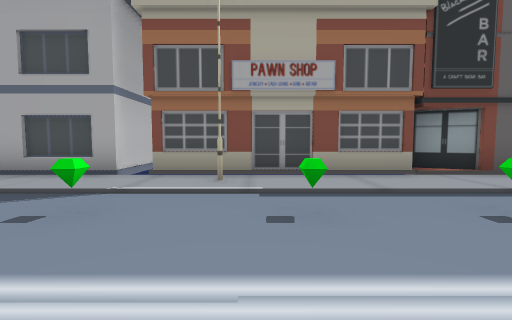
View 1 (above)

21 first-person views from a walk through a scene from a Unity 3-D project. The camera is 1.4 m above the floor, tilts 4° down and sees 85° across. The floor is counted in squares, 2 m on a side. Each view is taken from the middle of a square. On the plan, view 1 faces up. The plan holds only what a view shows up to about 9 squares ahead; the rest is blank. The place goes on beyond the plan. The player character is not drawn. Some surface patterns are stand-ins.

View 2
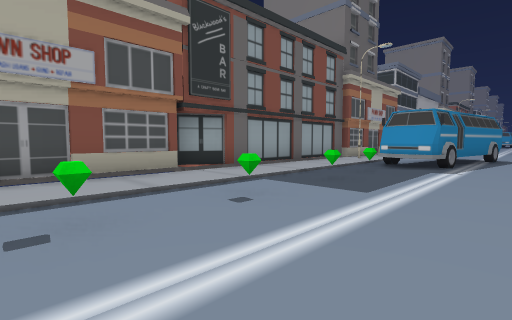

View 3
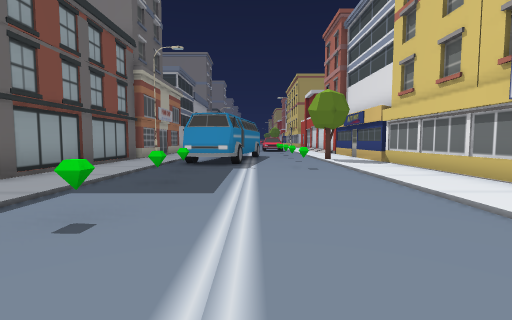

View 4
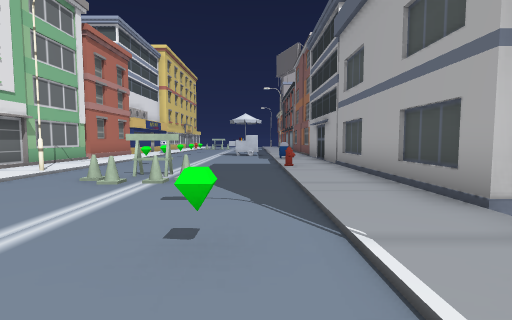

View 5
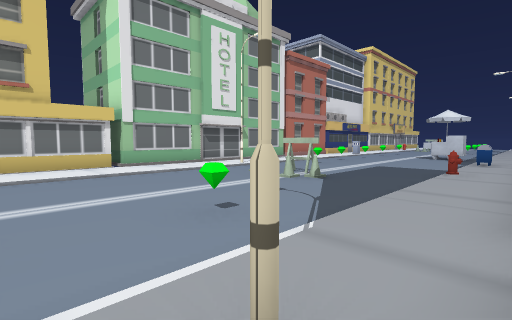

View 6
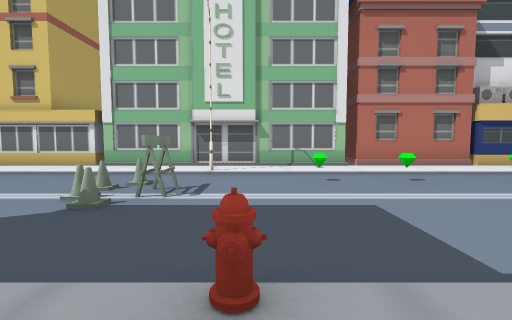

View 7
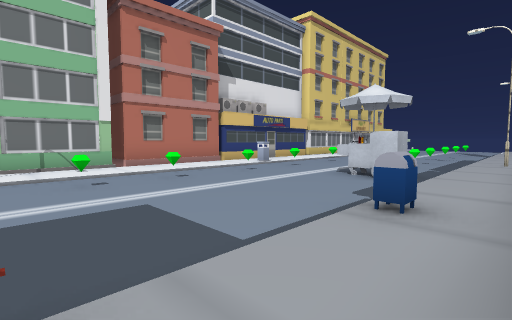

View 8
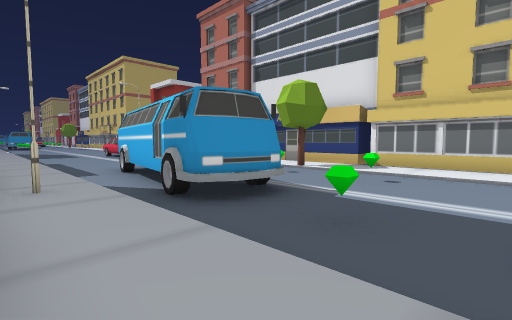

View 9
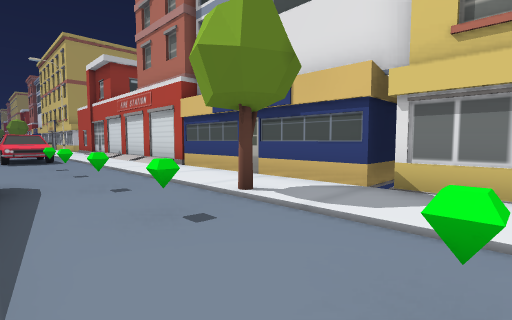

View 10
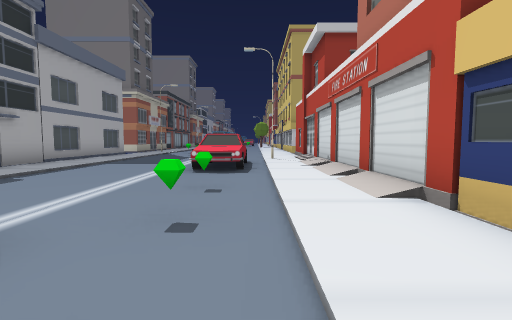

View 11
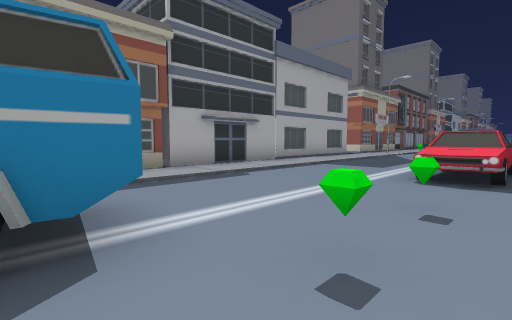

View 12
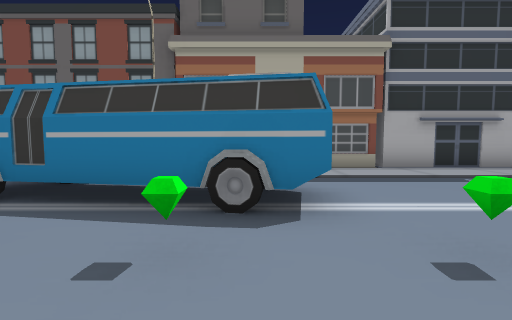

View 13
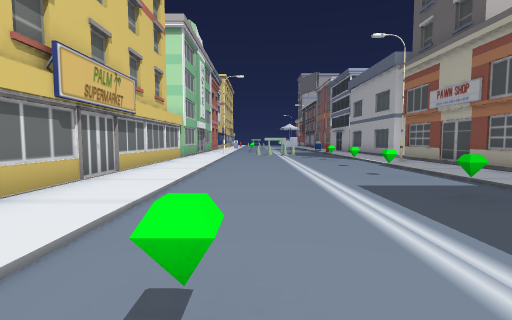

View 14
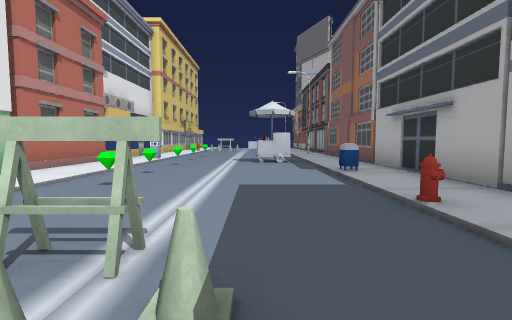

View 15
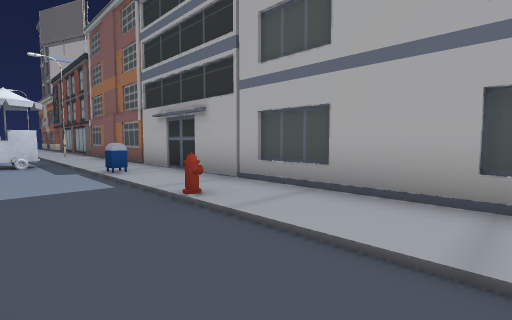

View 16
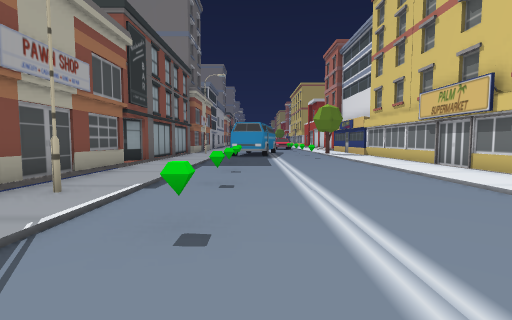

View 17
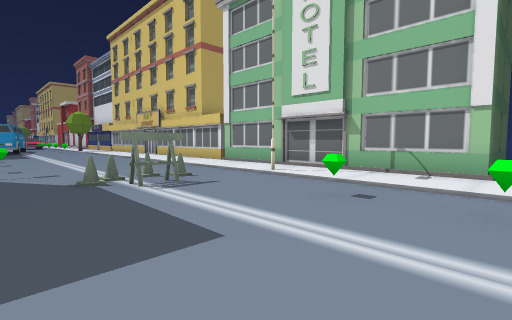

View 18
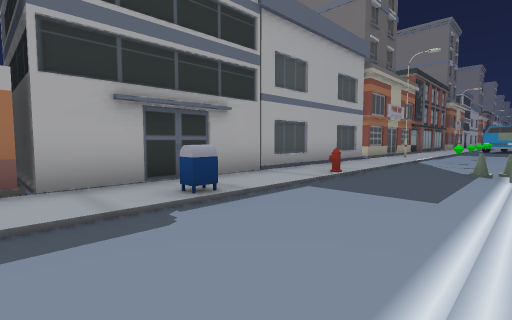

View 19
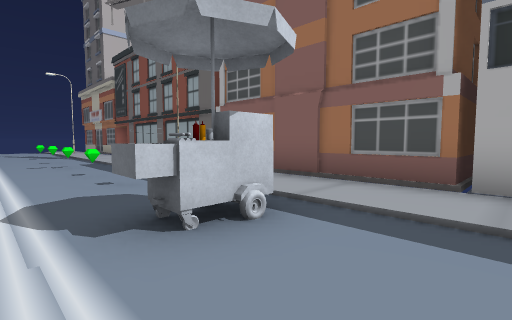

View 20
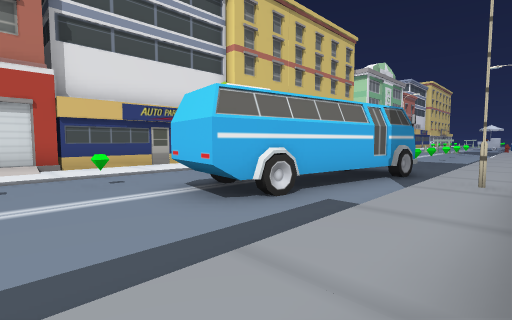

View 21
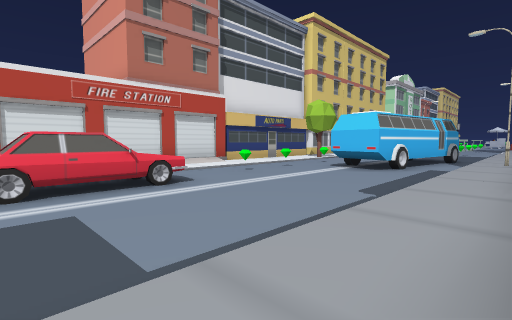

### Floor plan
Key: @ floor where view 1 was taken; # wall or solid block; . main floor; : floor 0.25 m higher than the main floor; O other object.
Columns run from 13 left of view 1 to 20 right of it. Each row starts with its distance up from view 1.
  8   O                         O
  7  OO       O                 O
  6 OOOOOOOOOOOOOOOOOOOOOOOOOOOOOOOOOO
  5 ::::::::::::::::::::::::::::::::::
  4 :::O::O:::::#::::::::::#::::::::::
  3 O..........O..OO..OO.O#...........
  2 O....................O####O.......
  1 .......O................##........
  0 .O.O.O.......@......O.O.O..OO..OOO
 -1 ..................................
 -2 :::::::::::::::::::::::O::::::::::
 -3 OOOOOOOOOOOOOOOOOOOOOOOOOOOOOOOOOO
 -4 O  OO     O          OO          O
 -5 O   O     O

Positions as (right, up) in squares from view 1, and headings:
1: (0, 0), facing up
2: (0, 0), facing up-right
3: (0, 1), facing right
4: (0, 3), facing left
5: (0, 5), facing down-left
6: (-7, 5), facing down
7: (-7, 5), facing down-left
8: (5, 5), facing down-right
9: (7, 1), facing down-right
10: (11, -1), facing right
11: (12, -1), facing up-right
12: (12, -2), facing up
13: (8, 0), facing left
14: (-4, 2), facing left
15: (-4, 2), facing up-left
16: (-4, 2), facing right
17: (-10, 3), facing down-right
18: (-12, 1), facing up-right
19: (-11, 1), facing up-left
20: (15, 5), facing down-left
21: (20, 5), facing down-left
